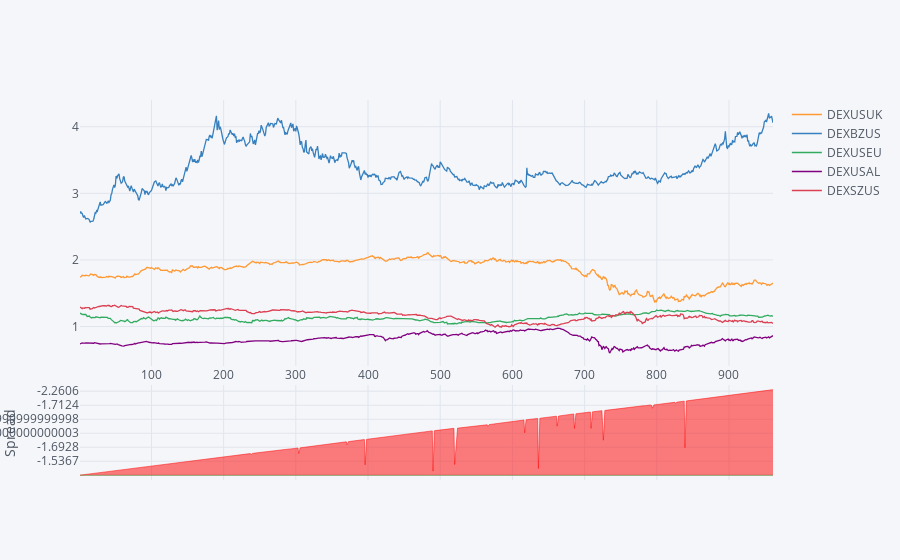

The code cell stored with this chart in its notebook:
### Code cell
# forex_data.iplot(kind='scatter',x='observation_date', y='DEXUSUK' ,mode='markers',size=10)
forex_data[['DEXUSUK','DEXBZUS', 'DEXUSEU', 'DEXUSAL', 'DEXSZUS']].iplot(kind='spread')

### Figure 1 — Plotly figure (JSON) as saved in the notebook; plotly's stock layout.template omitted (floating-point values rounded to 4 significant figures; data arrays with more than 128 entries replaced by an {"elided": "..."} marker saying what was removed)
{"data": [{"line": {"color": "rgba(255, 153, 51, 1.0)", "dash": "solid", "shape": "linear", "width": 1.3}, "mode": "lines", "name": "DEXUSUK", "text": "", "type": "scatter", "uid": "1188de50-392b-4871-8966-1dc7f1c35941", "x": {"elided": "898 int values"}, "y": {"elided": "898 float values"}}, {"line": {"color": "rgba(55, 128, 191, 1.0)", "dash": "solid", "shape": "linear", "width": 1.3}, "mode": "lines", "name": "DEXBZUS", "text": "", "type": "scatter", "uid": "ba3c01c7-a599-4d74-84c6-fb897a06b020", "x": {"elided": "898 int values"}, "y": {"elided": "898 float values"}}, {"line": {"color": "rgba(50, 171, 96, 1.0)", "dash": "solid", "shape": "linear", "width": 1.3}, "mode": "lines", "name": "DEXUSEU", "text": "", "type": "scatter", "uid": "db424123-bbd7-4f7d-83fe-a1a3690f0066", "x": {"elided": "898 int values"}, "y": {"elided": "898 float values"}}, {"line": {"color": "rgba(128, 0, 128, 1.0)", "dash": "solid", "shape": "linear", "width": 1.3}, "mode": "lines", "name": "DEXUSAL", "text": "", "type": "scatter", "uid": "9f811d31-18c7-4d97-8d2f-2ae6ea3bd515", "x": {"elided": "898 int values"}, "y": {"elided": "898 float values"}}, {"line": {"color": "rgba(219, 64, 82, 1.0)", "dash": "solid", "shape": "linear", "width": 1.3}, "mode": "lines", "name": "DEXSZUS", "text": "", "type": "scatter", "uid": "dfe80842-f874-431f-9d9b-92ab7237c015", "x": {"elided": "898 int values"}, "y": {"elided": "898 float values"}}, {"connectgaps": false, "fill": "tozeroy", "line": {"color": "green", "dash": "solid", "shape": "linear", "width": 0.5}, "mode": "lines", "name": "Spread", "showlegend": false, "type": "scatter", "uid": "264ec592-ca50-4ae2-9a44-b52b42f1e865", "x": {"elided": "898 int values"}, "xaxis": "x2", "y": {"elided": "898 str values"}, "yaxis": "y2"}, {"connectgaps": false, "fill": "tozeroy", "line": {"color": "red", "dash": "solid", "shape": "linear", "width": 0.5}, "mode": "lines", "name": "Spread", "showlegend": false, "type": "scatter", "uid": "e06a286f-daa2-47d6-a5b8-67b62061ca4c", "x": {"elided": "898 int values"}, "xaxis": "x2", "y": {"elided": "898 float values"}, "yaxis": "y2"}], "layout": {"hovermode": "x", "legend": {"bgcolor": "#F5F6F9", "font": {"color": "#4D5663"}}, "paper_bgcolor": "#F5F6F9", "plot_bgcolor": "#F5F6F9", "title": {"font": {"color": "#4D5663"}}, "xaxis": {"gridcolor": "#E1E5ED", "showgrid": true, "tickfont": {"color": "#4D5663"}, "title": {"font": {"color": "#4D5663"}, "text": ""}, "zerolinecolor": "#E1E5ED"}, "xaxis2": {"anchor": "y2", "gridcolor": "#E1E5ED", "showgrid": true, "showticklabels": false, "tickfont": {"color": "#4D5663"}, "title": {"font": {"color": "#4D5663"}, "text": ""}, "zerolinecolor": "#E1E5ED"}, "yaxis": {"domain": [0.3, 1], "gridcolor": "#E1E5ED", "showgrid": true, "tickfont": {"color": "#4D5663"}, "title": {"font": {"color": "#4D5663"}, "text": ""}, "zerolinecolor": "#E1E5ED"}, "yaxis2": {"domain": [0, 0.25], "gridcolor": "#E1E5ED", "showgrid": true, "tickfont": {"color": "#4D5663"}, "title": {"font": {"color": "#4D5663"}, "text": "Spread"}, "zerolinecolor": "#E1E5ED"}}}
